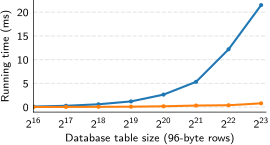

Generate this figure with Python:
import custom_style
from custom_style import setup_columns,col
import matplotlib.pyplot as plt
import sys
import numpy as np
from matplotlib.ticker import FuncFormatter
import math

out_name = sys.argv[1] 
in_name = sys.argv[2]

fig, ax = plt.subplots()

def get_data(col):
    x = []
    y = []
    with open(in_name, 'r') as f:
        for i, line in enumerate(f):
            if i == 0: continue
            p = line.split()
            if col >= len(p): continue
            xpoint = float(p[0])
            ypoint = float(p[col])/(10**6)

            if ypoint <0: continue 
            x.append(xpoint)
            y.append(ypoint)

    return (x,y)


#ax.set_yscale('log')
ax.set_xscale('log')

ax.xaxis.set_major_formatter(FuncFormatter(lambda x, pos: "$2^{%d}$" % int(math.log(max(x,1),2))))
ax.yaxis.set_major_formatter(FuncFormatter(lambda y, pos: "%d$" % y))
ax.set_xticks([2**i for i in range(12,24)])
ax.set_xlim([2**16,2**24 / 1.8])
ax.tick_params('x', pad=0.5)
#ax.set_ylim([1, 2.5*10**3])
#ax.set_yticks([0, 40, 80, 120])

(x,y) = get_data(1)
plt.plot(x, y, "-o", label="No robustness")
#, ":", label="Ideal", color="gray")

(x,y) = get_data(2)
plt.plot(x, y, "-o", label="Prio-MPC")
#, ":", label="Ideal", color="gray")


custom_style.remove_chart_junk(plt, ax,grid=True)

#plt.title("Comparison of Mixing Methods")
plt.xlabel('Database table size (96-byte rows)')
plt.ylabel('Running time (ms)')

#plt.legend(loc='upper right', frameon=False, bbox_to_anchor=(0.1, 1.02, 1., .102), ncol=2)
custom_style.save_fig(fig, out_name, [3, 1.75])
#plt.show()
